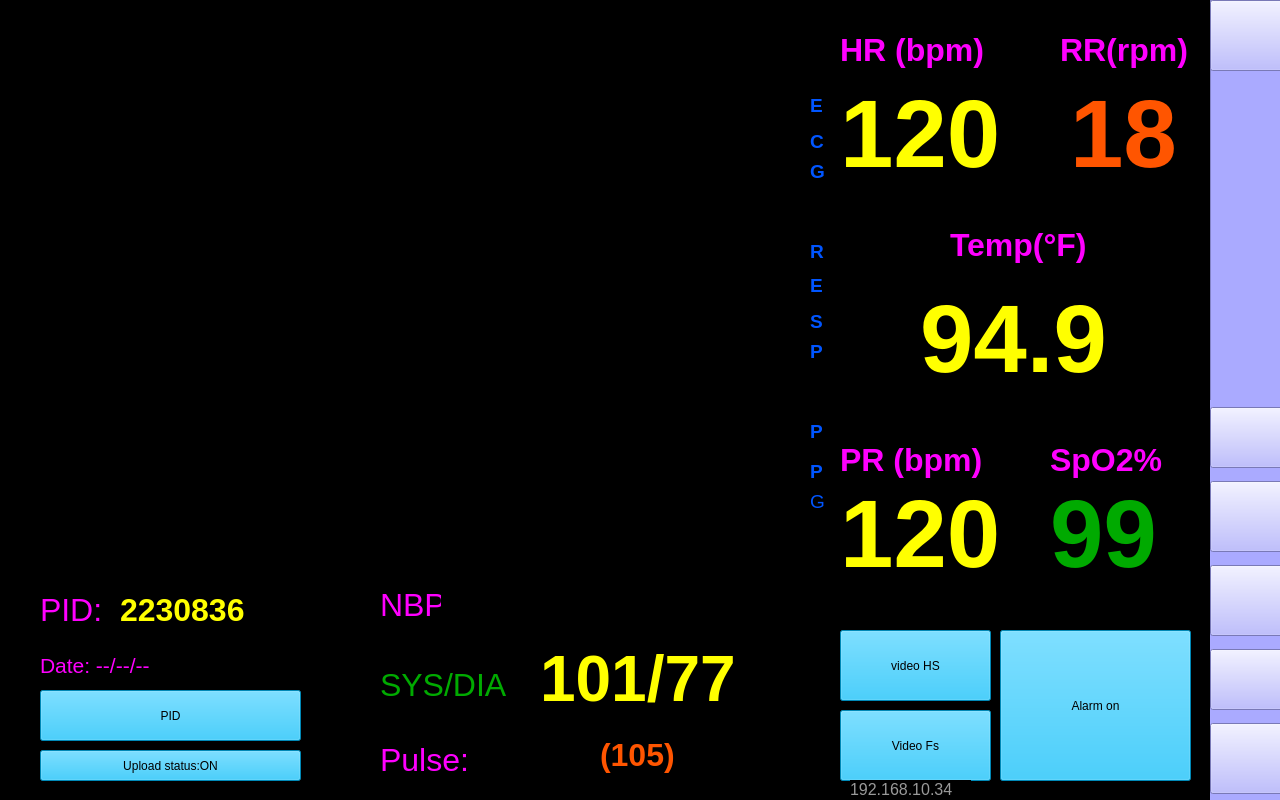
 <widget class="QWidget" name="Form">
  <property name="geometry">
   <rect>
    <x>0</x>
    <y>0</y>
    <width>1280</width>
    <height>800</height>
   </rect>
  </property>
  <property name="windowTitle">
   <string>Form</string>
  </property>
  <property name="styleSheet">
   <string notr="true">background-color:Black;</string>
  </property>
  <widget class="QLabel" name="label">
   <property name="geometry">
    <rect>
     <x>840</x>
     <y>20</y>
     <width>161</width>
     <height>61</height>
    </rect>
   </property>
   <property name="styleSheet">
    <string notr="true">color: rgb(255, 0, 255);</string>
   </property>
   <property name="text">
    <string>&lt;html&gt;&lt;head/&gt;&lt;body&gt;&lt;p&gt;&lt;span style=&quot; font-size:24pt; font-weight:600;&quot;&gt;HR (bpm)&lt;/span&gt;&lt;/p&gt;&lt;/body&gt;&lt;/html&gt;</string>
   </property>
  </widget>
  <widget class="QLabel" name="label_2">
   <property name="geometry">
    <rect>
     <x>1060</x>
     <y>20</y>
     <width>141</width>
     <height>61</height>
    </rect>
   </property>
   <property name="styleSheet">
    <string notr="true">color: rgb(255, 0, 255);
font: 75 26pt &quot;MS Shell Dlg 2&quot;;</string>
   </property>
   <property name="text">
    <string>&lt;html&gt;&lt;head/&gt;&lt;body&gt;&lt;p&gt;&lt;span style=&quot; font-size:24pt; font-weight:600;&quot;&gt;RR(rpm)&lt;/span&gt;&lt;/p&gt;&lt;/body&gt;&lt;/html&gt;</string>
   </property>
  </widget>
  <widget class="QLabel" name="label_3">
   <property name="geometry">
    <rect>
     <x>840</x>
     <y>430</y>
     <width>161</width>
     <height>61</height>
    </rect>
   </property>
   <property name="styleSheet">
    <string notr="true">color: rgb(255, 0, 255);</string>
   </property>
   <property name="text">
    <string>&lt;html&gt;&lt;head/&gt;&lt;body&gt;&lt;p&gt;&lt;span style=&quot; font-size:24pt; font-weight:600;&quot;&gt;PR (bpm)&lt;/span&gt;&lt;/p&gt;&lt;/body&gt;&lt;/html&gt;</string>
   </property>
  </widget>
  <widget class="QLabel" name="label_4">
   <property name="geometry">
    <rect>
     <x>1050</x>
     <y>430</y>
     <width>131</width>
     <height>61</height>
    </rect>
   </property>
   <property name="styleSheet">
    <string notr="true">color: rgb(255, 0, 255);</string>
   </property>
   <property name="text">
    <string>&lt;html&gt;&lt;head/&gt;&lt;body&gt;&lt;p&gt;&lt;span style=&quot; font-size:24pt; font-weight:600;&quot;&gt;SpO2%&lt;/span&gt;&lt;/p&gt;&lt;/body&gt;&lt;/html&gt;</string>
   </property>
  </widget>
  <widget class="QLabel" name="label_5">
   <property name="geometry">
    <rect>
     <x>950</x>
     <y>210</y>
     <width>161</width>
     <height>71</height>
    </rect>
   </property>
   <property name="styleSheet">
    <string notr="true">color: rgb(255, 0, 255);</string>
   </property>
   <property name="text">
    <string>&lt;html&gt;&lt;head/&gt;&lt;body&gt;&lt;p&gt;&lt;span style=&quot; font-size:24pt; font-weight:600;&quot;&gt;Temp(°F)&lt;/span&gt;&lt;/p&gt;&lt;/body&gt;&lt;/html&gt;</string>
   </property>
  </widget>
  <widget class="QLabel" name="label_6">
   <property name="geometry">
    <rect>
     <x>40</x>
     <y>590</y>
     <width>71</width>
     <height>41</height>
    </rect>
   </property>
   <property name="styleSheet">
    <string notr="true">color: rgb(255, 0, 255);</string>
   </property>
   <property name="text">
    <string>&lt;html&gt;&lt;head/&gt;&lt;body&gt;&lt;p&gt;&lt;span style=&quot; font-size:24pt;&quot;&gt;PID:&lt;/span&gt;&lt;/p&gt;&lt;/body&gt;&lt;/html&gt;</string>
   </property>
  </widget>
  <widget class="QLabel" name="label_7">
   <property name="geometry">
    <rect>
     <x>380</x>
     <y>580</y>
     <width>61</width>
     <height>51</height>
    </rect>
   </property>
   <property name="styleSheet">
    <string notr="true">color: rgb(255, 0, 255);</string>
   </property>
   <property name="text">
    <string>&lt;html&gt;&lt;head/&gt;&lt;body&gt;&lt;p&gt;&lt;span style=&quot; font-size:24pt;&quot;&gt;NBP&lt;/span&gt;&lt;/p&gt;&lt;/body&gt;&lt;/html&gt;</string>
   </property>
  </widget>
  <widget class="QLabel" name="label_8">
   <property name="geometry">
    <rect>
     <x>40</x>
     <y>650</y>
     <width>121</width>
     <height>31</height>
    </rect>
   </property>
   <property name="styleSheet">
    <string notr="true">color: rgb(255, 0, 255);</string>
   </property>
   <property name="text">
    <string>&lt;html&gt;&lt;head/&gt;&lt;body&gt;&lt;p&gt;&lt;span style=&quot; font-size:16pt;&quot;&gt;Date: --/--/--&lt;/span&gt;&lt;/p&gt;&lt;/body&gt;&lt;/html&gt;</string>
   </property>
  </widget>
  <widget class="QLabel" name="label_9">
   <property name="geometry">
    <rect>
     <x>380</x>
     <y>660</y>
     <width>131</width>
     <height>51</height>
    </rect>
   </property>
   <property name="styleSheet">
    <string notr="true">color: rgb(0, 170, 0);</string>
   </property>
   <property name="text">
    <string>&lt;html&gt;&lt;head/&gt;&lt;body&gt;&lt;p&gt;&lt;span style=&quot; font-size:24pt;&quot;&gt;SYS/DIA&lt;/span&gt;&lt;/p&gt;&lt;/body&gt;&lt;/html&gt;</string>
   </property>
  </widget>
  <widget class="QLabel" name="label_10">
   <property name="geometry">
    <rect>
     <x>380</x>
     <y>740</y>
     <width>91</width>
     <height>41</height>
    </rect>
   </property>
   <property name="styleSheet">
    <string notr="true">color: rgb(255, 0, 255);</string>
   </property>
   <property name="text">
    <string>&lt;html&gt;&lt;head/&gt;&lt;body&gt;&lt;p&gt;&lt;span style=&quot; font-size:24pt;&quot;&gt;Pulse:&lt;/span&gt;&lt;/p&gt;&lt;/body&gt;&lt;/html&gt;</string>
   </property>
  </widget>
  <widget class="QPushButton" name="pushButton">
   <property name="geometry">
    <rect>
     <x>840</x>
     <y>630</y>
     <width>151</width>
     <height>71</height>
    </rect>
   </property>
   <property name="styleSheet">
    <string notr="true">background-color:DeepSkyBlue;
font: 14pt &quot;MS Shell Dlg 2&quot;;
</string>
   </property>
   <property name="text">
    <string>video HS</string>
   </property>
  </widget>
  <widget class="QPushButton" name="pushButton_2">
   <property name="geometry">
    <rect>
     <x>840</x>
     <y>710</y>
     <width>151</width>
     <height>71</height>
    </rect>
   </property>
   <property name="styleSheet">
    <string notr="true">background-color:DeepSkyBlue;
font: 14pt &quot;MS Shell Dlg 2&quot;;
</string>
   </property>
   <property name="text">
    <string>Video Fs</string>
   </property>
  </widget>
  <widget class="QPushButton" name="pushButton_3">
   <property name="geometry">
    <rect>
     <x>1000</x>
     <y>630</y>
     <width>191</width>
     <height>151</height>
    </rect>
   </property>
   <property name="styleSheet">
    <string notr="true">background-color:DeepSkyBlue;
font: 75 14pt &quot;MS Shell Dlg 2&quot;;


</string>
   </property>
   <property name="text">
    <string>Alarm on</string>
   </property>
  </widget>
  <widget class="QPushButton" name="pushButton_4">
   <property name="geometry">
    <rect>
     <x>40</x>
     <y>690</y>
     <width>261</width>
     <height>51</height>
    </rect>
   </property>
   <property name="styleSheet">
    <string notr="true">background-color:DeepSkyBlue;
font: 14pt &quot;MS Shell Dlg 2&quot;;
</string>
   </property>
   <property name="text">
    <string>PID</string>
   </property>
  </widget>
  <widget class="QPushButton" name="pushButton_5">
   <property name="geometry">
    <rect>
     <x>40</x>
     <y>750</y>
     <width>261</width>
     <height>31</height>
    </rect>
   </property>
   <property name="styleSheet">
    <string notr="true">background-color:DeepSkyBlue;
font: 9pt &quot;MS Shell Dlg 2&quot;;
</string>
   </property>
   <property name="text">
    <string>Upload status:ON</string>
   </property>
  </widget>
  <widget class="QLabel" name="label_11">
   <property name="geometry">
    <rect>
     <x>120</x>
     <y>580</y>
     <width>151</width>
     <height>61</height>
    </rect>
   </property>
   <property name="styleSheet">
    <string notr="true">color: rgb(255, 255, 0);font: 26pt "MS Shell Dlg 2"; font-weight: bold;</string>
   </property>
   <property name="text">
    <string>&lt;html&gt;&lt;head/&gt;&lt;body&gt;&lt;p&gt;&lt;span style=&quot; font-size:24pt; font-weight:600;&quot;&gt;2230836&lt;/span&gt;&lt;/p&gt;&lt;/body&gt;&lt;/html&gt;</string>
   </property>
  </widget>
  <widget class="QLabel" name="label_12">
   <property name="geometry">
    <rect>
     <x>540</x>
     <y>640</y>
     <width>251</width>
     <height>81</height>
    </rect>
   </property>
   <property name="styleSheet">
    <string notr="true">color: rgb(255, 255, 0); font: 30pt "MS Shell Dlg 2"; font-weight: bold;</string>
   </property>
   <property name="text">
    <string>&lt;html&gt;&lt;head/&gt;&lt;body&gt;&lt;p&gt;&lt;span style=&quot; font-size:48pt; font-weight:600;&quot;&gt;101/77&lt;/span&gt;&lt;/p&gt;&lt;/body&gt;&lt;/html&gt;</string>
   </property>
  </widget>
  <widget class="QLabel" name="label_13">
   <property name="geometry">
    <rect>
     <x>600</x>
     <y>730</y>
     <width>131</width>
     <height>51</height>
    </rect>
   </property>
   <property name="styleSheet">
    <string notr="true">color: rgb(255, 85, 0);font: 30pt "MS Shell Dlg 2"; font-weight: bold;</string>
   </property>
   <property name="text">
    <string>&lt;html&gt;&lt;head/&gt;&lt;body&gt;&lt;p&gt;&lt;span style=&quot; font-size:24pt; font-weight:600;&quot;&gt;(105)&lt;/span&gt;&lt;/p&gt;&lt;/body&gt;&lt;/html&gt;</string>
   </property>
  </widget>
  <widget class="QLabel" name="label_14">
   <property name="geometry">
    <rect>
     <x>840</x>
     <y>80</y>
     <width>181</width>
     <height>101</height>
    </rect>
   </property>
   <property name="styleSheet">
    <string notr="true">color: rgb(255, 255, 0);font: 72pt "MS Shell Dlg 2"; font-weight: bold;</string>
   </property>
   <property name="text">
    <string>&lt;html&gt;&lt;head/&gt;&lt;body&gt;&lt;p&gt;&lt;span style=&quot; font-size:72pt; font-weight:600;&quot;&gt;120&lt;/span&gt;&lt;/p&gt;&lt;/body&gt;&lt;/html&gt;</string>
   </property>
  </widget>
  <widget class="QLabel" name="label_15">
   <property name="geometry">
    <rect>
     <x>1070</x>
     <y>80</y>
     <width>131</width>
     <height>111</height>
    </rect>
   </property>
   <property name="styleSheet">
    <string notr="true">color:  rgb(255, 85, 0); font: 77pt "MS Shell Dlg 2"; font-weight: bold;</string>
   </property>
   <property name="text">
    <string>&lt;html&gt;&lt;head/&gt;&lt;body&gt;&lt;p&gt;&lt;span style=&quot; font-size:72pt; font-weight:600;&quot;&gt;18&lt;/span&gt;&lt;/p&gt;&lt;/body&gt;&lt;/html&gt;</string>
   </property>
  </widget>
  <widget class="QLabel" name="label_16">
   <property name="geometry">
    <rect>
     <x>920</x>
     <y>270</y>
     <width>221</width>
     <height>141</height>
    </rect>
   </property>
   <property name="styleSheet">
    <string notr="true">color: rgb(255, 255, 0); font: 72pt "MS Shell Dlg 2"; font-weight: bold;</string>
   </property>
   <property name="text">
    <string>&lt;html&gt;&lt;head/&gt;&lt;body&gt;&lt;p&gt;&lt;span style=&quot; font-size:72pt; font-weight:600;&quot;&gt;94.9&lt;/span&gt;&lt;/p&gt;&lt;/body&gt;&lt;/html&gt;</string>
   </property>
  </widget>
  <widget class="QLabel" name="label_18">
   <property name="geometry">
    <rect>
     <x>810</x>
     <y>90</y>
     <width>20</width>
     <height>31</height>
    </rect>
   </property>
   <property name="styleSheet">
    <string notr="true">
color: rgb(0, 85, 255);</string>
   </property>
   <property name="text">
    <string>&lt;html&gt;&lt;head/&gt;&lt;body&gt;&lt;p&gt;&lt;span style=&quot; font-size:14pt; font-weight:600;&quot;&gt;E&lt;/span&gt;&lt;/p&gt;&lt;/body&gt;&lt;/html&gt;</string>
   </property>
  </widget>
  <widget class="QLabel" name="label_19">
   <property name="geometry">
    <rect>
     <x>810</x>
     <y>130</y>
     <width>21</width>
     <height>21</height>
    </rect>
   </property>
   <property name="styleSheet">
    <string notr="true">color: rgb(0, 85, 255);</string>
   </property>
   <property name="text">
    <string>&lt;html&gt;&lt;head/&gt;&lt;body&gt;&lt;p&gt;&lt;span style=&quot; font-size:14pt; font-weight:600;&quot;&gt;C&lt;/span&gt;&lt;/p&gt;&lt;/body&gt;&lt;/html&gt;</string>
   </property>
  </widget>
  <widget class="QLabel" name="label_20">
   <property name="geometry">
    <rect>
     <x>810</x>
     <y>160</y>
     <width>16</width>
     <height>21</height>
    </rect>
   </property>
   <property name="styleSheet">
    <string notr="true">color: rgb(0, 85, 255);</string>
   </property>
   <property name="text">
    <string>&lt;html&gt;&lt;head/&gt;&lt;body&gt;&lt;p&gt;&lt;span style=&quot; font-size:14pt; font-weight:600;&quot;&gt;G&lt;/span&gt;&lt;/p&gt;&lt;/body&gt;&lt;/html&gt;</string>
   </property>
  </widget>
  <widget class="QLabel" name="label_21">
   <property name="geometry">
    <rect>
     <x>810</x>
     <y>240</y>
     <width>21</width>
     <height>21</height>
    </rect>
   </property>
   <property name="styleSheet">
    <string notr="true">color: rgb(0, 85, 255);</string>
   </property>
   <property name="text">
    <string>&lt;html&gt;&lt;head/&gt;&lt;body&gt;&lt;p&gt;&lt;span style=&quot; font-size:14pt; font-weight:600;&quot;&gt;R&lt;/span&gt;&lt;/p&gt;&lt;/body&gt;&lt;/html&gt;</string>
   </property>
  </widget>
  <widget class="QLabel" name="label_22">
   <property name="geometry">
    <rect>
     <x>810</x>
     <y>270</y>
     <width>16</width>
     <height>31</height>
    </rect>
   </property>
   <property name="styleSheet">
    <string notr="true">color: rgb(0, 85, 255);</string>
   </property>
   <property name="text">
    <string>&lt;html&gt;&lt;head/&gt;&lt;body&gt;&lt;p&gt;&lt;span style=&quot; font-size:14pt; font-weight:600;&quot;&gt;E&lt;/span&gt;&lt;/p&gt;&lt;/body&gt;&lt;/html&gt;</string>
   </property>
  </widget>
  <widget class="QLabel" name="label_23">
   <property name="geometry">
    <rect>
     <x>810</x>
     <y>310</y>
     <width>21</width>
     <height>21</height>
    </rect>
   </property>
   <property name="styleSheet">
    <string notr="true">color: rgb(0, 85, 255);</string>
   </property>
   <property name="text">
    <string>&lt;html&gt;&lt;head/&gt;&lt;body&gt;&lt;p&gt;&lt;span style=&quot; font-size:14pt; font-weight:600;&quot;&gt;S&lt;/span&gt;&lt;/p&gt;&lt;/body&gt;&lt;/html&gt;</string>
   </property>
  </widget>
  <widget class="QLabel" name="label_24">
   <property name="geometry">
    <rect>
     <x>810</x>
     <y>340</y>
     <width>16</width>
     <height>21</height>
    </rect>
   </property>
   <property name="styleSheet">
    <string notr="true">color: rgb(0, 85, 255);</string>
   </property>
   <property name="text">
    <string>&lt;html&gt;&lt;head/&gt;&lt;body&gt;&lt;p&gt;&lt;span style=&quot; font-size:14pt; font-weight:600;&quot;&gt;P&lt;/span&gt;&lt;/p&gt;&lt;/body&gt;&lt;/html&gt;</string>
   </property>
  </widget>
  <widget class="QLabel" name="label_25">
   <property name="geometry">
    <rect>
     <x>810</x>
     <y>420</y>
     <width>16</width>
     <height>21</height>
    </rect>
   </property>
   <property name="styleSheet">
    <string notr="true">color: rgb(0, 85, 255);</string>
   </property>
   <property name="text">
    <string>&lt;html&gt;&lt;head/&gt;&lt;body&gt;&lt;p&gt;&lt;span style=&quot; font-size:14pt; font-weight:600;&quot;&gt;P&lt;/span&gt;&lt;/p&gt;&lt;/body&gt;&lt;/html&gt;</string>
   </property>
  </widget>
  <widget class="QLabel" name="label_26">
   <property name="geometry">
    <rect>
     <x>810</x>
     <y>460</y>
     <width>16</width>
     <height>21</height>
    </rect>
   </property>
   <property name="styleSheet">
    <string notr="true">color: rgb(0, 85, 255);</string>
   </property>
   <property name="text">
    <string>&lt;html&gt;&lt;head/&gt;&lt;body&gt;&lt;p&gt;&lt;span style=&quot; font-size:14pt; font-weight:600;&quot;&gt;P&lt;/span&gt;&lt;/p&gt;&lt;/body&gt;&lt;/html&gt;</string>
   </property>
  </widget>
  <widget class="QLabel" name="label_27">
   <property name="geometry">
    <rect>
     <x>810</x>
     <y>490</y>
     <width>16</width>
     <height>21</height>
    </rect>
   </property>
   <property name="styleSheet">
    <string notr="true">color: rgb(0, 85, 255);</string>
   </property>
   <property name="text">
    <string>&lt;html&gt;&lt;head/&gt;&lt;body&gt;&lt;p&gt;&lt;span style=&quot; font-size:14pt;&quot;&gt;G&lt;/span&gt;&lt;/p&gt;&lt;/body&gt;&lt;/html&gt;</string>
   </property>
  </widget>
  <widget class="QLabel" name="label_28">
   <property name="geometry">
    <rect>
     <x>850</x>
     <y>780</y>
     <width>121</width>
     <height>16</height>
    </rect>
   </property>
   <property name="styleSheet">
    <string notr="true">
color: rgb(153, 153, 153);</string>
   </property>
   <property name="text">
    <string>&lt;html&gt;&lt;head/&gt;&lt;body&gt;&lt;p&gt;&lt;span style=&quot; font-size:12pt;&quot;&gt;192.168.10.34&lt;/span&gt;&lt;/p&gt;&lt;/body&gt;&lt;/html&gt;</string>
   </property>
  </widget>
  <widget class="QLabel" name="label_29">
   <property name="geometry">
    <rect>
     <x>840</x>
     <y>480</y>
     <width>181</width>
     <height>101</height>
    </rect>
   </property>
   <property name="styleSheet">
    <string notr="true">color: rgb(255, 255, 0); font: 72pt "MS Shell Dlg 2"; font-weight: bold;</string>
   </property>
   <property name="text">
    <string>&lt;html&gt;&lt;head/&gt;&lt;body&gt;&lt;p&gt;&lt;span style=&quot; font-size:72pt; font-weight:600;&quot;&gt;120&lt;/span&gt;&lt;/p&gt;&lt;/body&gt;&lt;/html&gt;</string>
   </property>
  </widget>
  <widget class="QLabel" name="label_32">
   <property name="geometry">
    <rect>
     <x>1050</x>
     <y>480</y>
     <width>121</width>
     <height>101</height>
    </rect>
   </property>
   <property name="styleSheet">
    <string notr="true">color: rgb(0, 170, 0); font: 72pt "MS Shell Dlg 2"; font-weight: bold;</string>
   </property>
   <property name="text">
    <string>&lt;html&gt;&lt;head/&gt;&lt;body&gt;&lt;p&gt;&lt;span style=&quot; font-size:72pt; font-weight:600;&quot;&gt;99&lt;/span&gt;&lt;/p&gt;&lt;/body&gt;&lt;/html&gt;</string>
   </property>
  </widget>
  <widget class="QWidget" name="verticalLayoutWidget">
   <property name="geometry">
    <rect>
     <x>1540</x>
     <y>0</y>
     <width>1282</width>
     <height>921</height>
    </rect>
   </property>
   <layout class="QVBoxLayout" name="verticalLayout"/>
  </widget>
  <widget class="QLabel" name="label_38">
   <property name="geometry">
    <rect>
     <x>1470</x>
     <y>910</y>
     <width>931</width>
     <height>121</height>
    </rect>
   </property>
   <property name="text">
    <string>TextLabel</string>
   </property>
  </widget>
  <widget class="QFrame" name="frame_2">
   <property name="geometry">
    <rect>
     <x>1210</x>
     <y>0</y>
     <width>71</width>
     <height>801</height>
    </rect>
   </property>
   <property name="styleSheet">
    <string notr="true">background-color:rgb(170, 170, 255)</string>
   </property>
   <property name="frameShape">
    <enum>QFrame::StyledPanel</enum>
   </property>
   <property name="frameShadow">
    <enum>QFrame::Raised</enum>
   </property>
   <widget class="QWidget" name="verticalLayoutWidget_2">
    <property name="geometry">
     <rect>
      <x>0</x>
      <y>400</y>
      <width>73</width>
      <height>401</height>
     </rect>
    </property>
    <layout class="QVBoxLayout" name="verticalLayout_2">
     <item>
      <widget class="QPushButton" name="pushButton_11">
       <property name="minimumSize">
        <size>
         <width>71</width>
         <height>61</height>
        </size>
       </property>
       <property name="styleSheet">
        <string notr="true">background-image: url("external-bell-casino-flaticons-lineal-color-flat-icons.png");</string>
       </property>
       <property name="text">
        <string/>
       </property>
      </widget>
     </item>
     <item>
      <widget class="QPushButton" name="pushButton_8">
       <property name="minimumSize">
        <size>
         <width>71</width>
         <height>71</height>
        </size>
       </property>
       <property name="styleSheet">
        <string notr="true">background-image: url("external-global-marketing-xnimrodx-lineal-color-xnimrodx.png");</string>
       </property>
       <property name="text">
        <string/>
       </property>
      </widget>
     </item>
     <item>
      <widget class="QPushButton" name="pushButton_9">
       <property name="minimumSize">
        <size>
         <width>71</width>
         <height>71</height>
        </size>
       </property>
       <property name="styleSheet">
        <string notr="true">background-image: url("external-setting-startup-business-xnimrodx-lineal-color-xnimrodx.png");</string>
       </property>
       <property name="text">
        <string/>
       </property>
      </widget>
     </item>
     <item>
      <widget class="QPushButton" name="pushButton_10">
       <property name="minimumSize">
        <size>
         <width>71</width>
         <height>61</height>
        </size>
       </property>
       <property name="styleSheet">
        <string notr="true">background-image: url("folder-invoices (2).png");</string>
       </property>
       <property name="text">
        <string/>
       </property>
      </widget>
     </item>
     <item>
      <widget class="QPushButton" name="pushButton_6">
       <property name="minimumSize">
        <size>
         <width>71</width>
         <height>71</height>
        </size>
       </property>
       <property name="styleSheet">
        <string notr="true">background-image: url("external-Add-round-icons-others-inmotus-design-2.png");</string>
       </property>
       <property name="text">
        <string/>
       </property>
      </widget>
     </item>
    </layout>
   </widget>
   <widget class="QPushButton" name="pushButton_13">
    <property name="geometry">
     <rect>
      <x>0</x>
      <y>0</y>
      <width>75</width>
      <height>71</height>
     </rect>
    </property>
    <property name="styleSheet">
     <string notr="true">background-image: url("external-battery-level-personal-transportation-flaticons-flat-flat-icons (1).png");</string>
    </property> 
    <property name="text">
     <string/>
    </property>
   </widget>
  </widget>
  <widget class="QGraphicsView" name="graphicsView">
   <property name="geometry">
    <rect>
     <x>20</x>
     <y>10</y>
     <width>781</width>
     <height>171</height>
    </rect>
   </property>
  </widget>
  <widget class="QGraphicsView" name="graphicsView_2">
   <property name="geometry">
    <rect>
     <x>20</x>
     <y>190</y>
     <width>781</width>
     <height>171</height>
    </rect>
   </property>
  </widget>
  <widget class="QGraphicsView" name="graphicsView_3">
   <property name="geometry">
    <rect>
     <x>20</x>
     <y>370</y>
     <width>781</width>
     <height>171</height>
    </rect>
   </property>
  </widget>
  <zorder>label_2</zorder>
  <zorder>label_3</zorder>
  <zorder>label_4</zorder>
  <zorder>label_5</zorder>
  <zorder>label_6</zorder>
  <zorder>label_7</zorder>
  <zorder>label_8</zorder>
  <zorder>label_9</zorder>
  <zorder>label_10</zorder>
  <zorder>pushButton</zorder>
  <zorder>pushButton_2</zorder>
  <zorder>pushButton_3</zorder>
  <zorder>pushButton_4</zorder>
  <zorder>pushButton_5</zorder>
  <zorder>label_12</zorder>
  <zorder>label_13</zorder>
  <zorder>label_15</zorder>
  <zorder>label_16</zorder>
  <zorder>label_11</zorder>
  <zorder>label_14</zorder>
  <zorder>label</zorder>
  <zorder>label_18</zorder>
  <zorder>label_19</zorder>
  <zorder>label_20</zorder>
  <zorder>label_21</zorder>
  <zorder>label_22</zorder>
  <zorder>label_23</zorder>
  <zorder>label_24</zorder>
  <zorder>label_25</zorder>
  <zorder>label_26</zorder>
  <zorder>label_27</zorder>
  <zorder>label_28</zorder>
  <zorder>label_29</zorder>
  <zorder>label_32</zorder>
  <zorder>verticalLayoutWidget</zorder>
  <zorder>label_38</zorder>
  <zorder>frame_2</zorder>
  <zorder>graphicsView</zorder>
  <zorder>graphicsView_2</zorder>
  <zorder>graphicsView_3</zorder>
 </widget>
